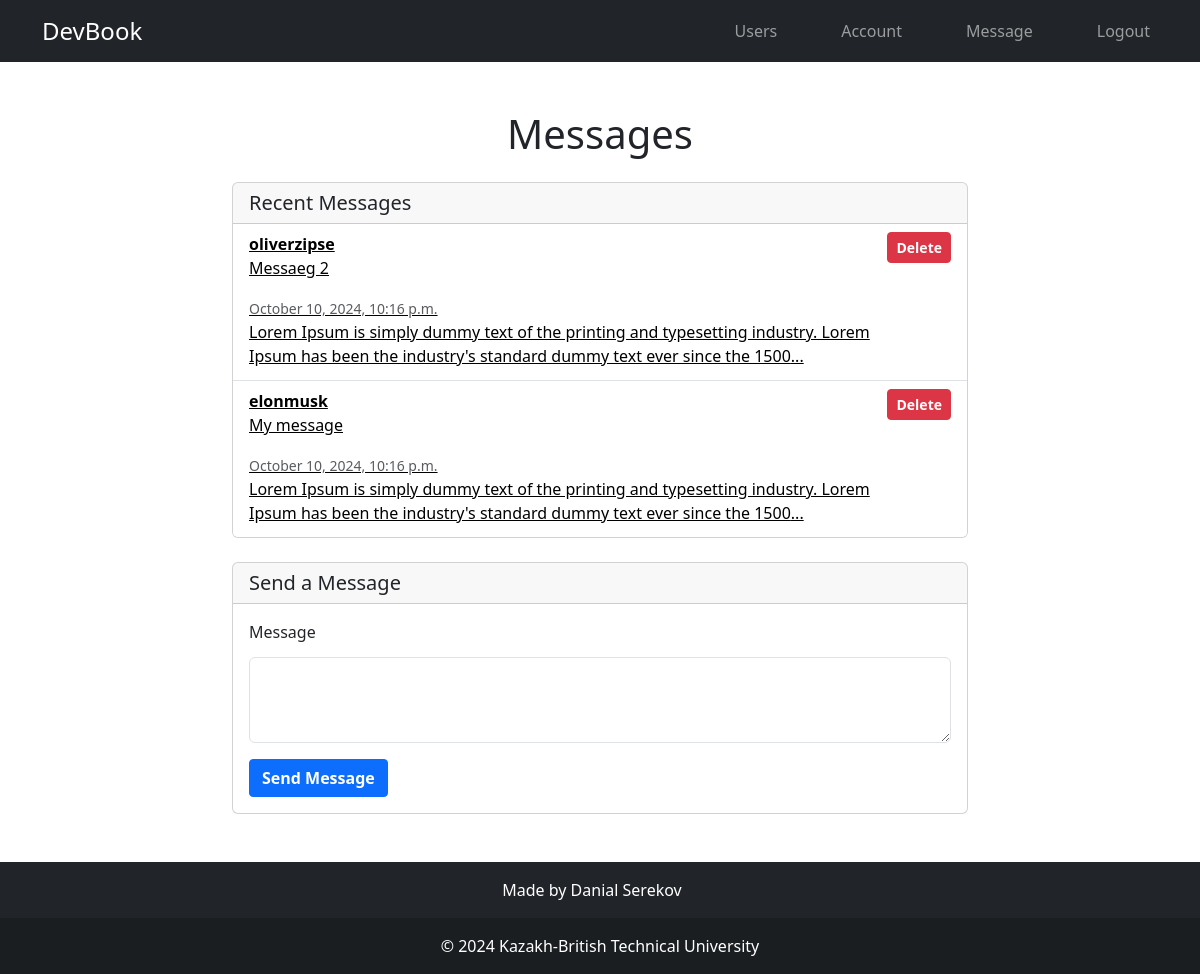
The page /inbox/ (signed in) on the database its author committed.
### users/models.py (models this page shows, shortened)
class Message(models.Model):
    sender = models.ForeignKey(Profile, on_delete=models.SET_NULL, null=True, blank=True)
    recipient = models.ForeignKey(Profile, on_delete=models.SET_NULL, null=True, blank=True, related_name='messages')
    name = models.CharField(max_length=200, null=True, blank=True)
    email = models.EmailField(max_length=200, null=True, blank=True)
    subject = models.CharField(max_length=200, null=True, blank=True)
    body = models.TextField()
    is_read = models.BooleanField(default=False, null=True)
    published_date = models.DateTimeField(auto_now_add=True)
    id = models.UUIDField(default=uuid.uuid4, unique=True,
                          primary_key=True, editable=False)
    class Meta:
        ordering = ['is_read', '-published_date']

class Profile(models.Model):
    user = models.OneToOneField(User, on_delete=models.CASCADE, null=True, blank=True)
    name = models.CharField(max_length=200, blank=True, null=True)
    email = models.EmailField(max_length=500, blank=True, null=True)
    username = models.CharField(max_length=200, blank=True, null=True)
    location = models.CharField(max_length=200, blank=True, null=True)
    short_intro = models.CharField(max_length=200, blank=True, null=True)
    bio = models.TextField(blank=True, null=True)
    profile_image = models.ImageField(null=True, blank=True, upload_to='profiles/', default='profiles/default.png')
    social_inst = models.CharField(max_length=200, blank=True, null=True)
    social_twitter = models.CharField(max_length=200, blank=True, null=True)
    social_linkedin = models.CharField(max_length=200, blank=True, null=True)
    published_date = models.DateTimeField(auto_now_add=True)
    id = models.UUIDField(default=uuid.uuid4, unique=True,
                          primary_key=True, editable=False)

### users/views.py (the view)
# urls.py: path('inbox/', views.inbox, name='inbox'),
@login_required(login_url='login')
def inbox(request):
    profile = request.user.profile
    messageRequests = profile.messages.all()
    unreadCount = messageRequests.filter(is_read=False).count()
    context = {'messageRequests': messageRequests, 'unreadCount': unreadCount}
    return render(request, 'users/inbox.html', context)

### users/templates/users/inbox.html (shortened to what this page needs)
{% extends 'main.html' %}
{% block content %}
<div class="container my-5">
    <h1 class="mb-4 text-center">Messages</h1>
    <div class="row">
        <div class="col-md-8 offset-md-2">
            <div class="card mb-4">
                <div class="card-header">
                    <h5 class="mb-0">Recent Messages</h5>
                </div>
                <ul class="list-group list-group-flush ">
                    {% for message in messageRequests %}
                    <li class="list-group-item message {% if not message.is_read %}message--unread{% endif %}">
                        <div class="d-flex justify-content-between {% if not message.is_read %}font-weight-bold{% endif %}">
                            <div>
                                <a class='text-black' href="{% url 'message' message.id %}">
                                <strong>{{ message.sender.username }}</strong>
                                <p>{{ message.subject }}</p>
                                <small class="text-muted ">{{ message.published_date|date:"F j, Y, g:i a" }}</small>
                                <p class="mb-1">
                                    {{ message.body|slice:":150" }}...
                                </p>
                            </a>
                            </div>
                            <div>
                                <button class="btn btn-danger btn-sm">Delete</button>
                            </div>
                        </div>
                    </li>
                    {% empty %}
                    <li class="list-group-item text-center">No messages yet.</li>
                    {% endfor %}
                </ul>
            </div>
            <div class="card">
                <div class="card-header">
                    <h5 class="mb-0">Send a Message</h5>
                </div>
                <div class="card-body">
                    <form action="" method="POST">
                        <div class="mb-3">
                            <label for="messageContent" class="form-label">Message</label>
                            <textarea id="messageContent" name="message_content" class="form-control" rows="3" required></textarea>
                        </div>
                        <button type="submit" class="btn btn-primary">Send Message</button>
                    </form>
                </div>
            </div>
        </div>
    </div>
</div>
{% endblock %}

### static/styles/main.css (style rules this page uses)
input[type="text"], input[type="email"], textarea, input[type="file"] { display: block; width: 100%; padding: 10px; margin-top: 5px; border: 1px solid #ced4da; border-radius: 0.25rem; }
.btn { border-radius: 0.25rem; font-weight: bold; }

### rows shown on the page
Message: sender.username "oliverzipse", subject "Messaeg 2", published_date "October 10, 2024, 10:16 p.m.", body "Lorem Ipsum is simply dummy text of the printing and typesetting industry. Lorem Ipsum has been the industry's standard dummy text ever since the 1500"
Message: sender.username "elonmusk", subject "My message", published_date "October 10, 2024, 10:16 p.m.", body "Lorem Ipsum is simply dummy text of the printing and typesetting industry. Lorem Ipsum has been the industry's standard dummy text ever since the 1500"
